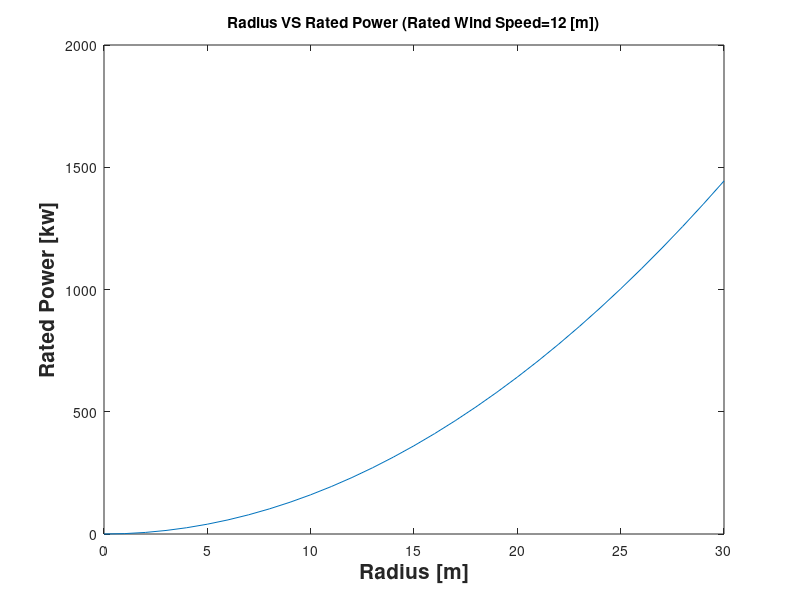
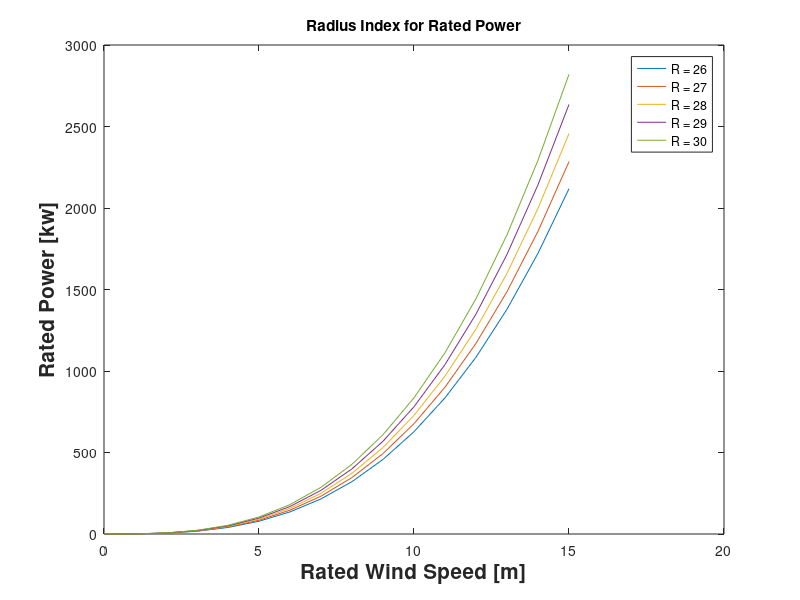
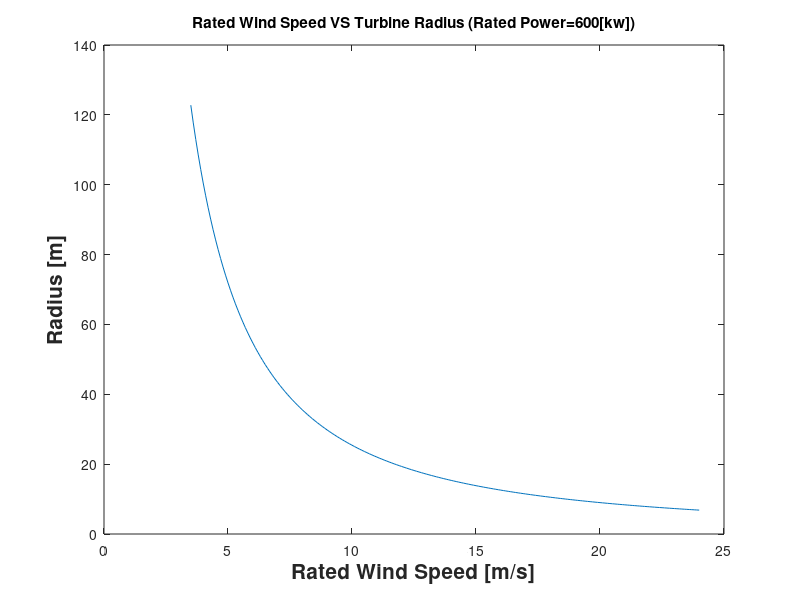

MATLAB code to generate these figures, in order:
%******Visualize indexes of rated power with windspeed and wind turbine radius********\\

AA=1/2*1.225*pi;
Cpmax=0.4825;
R = 0:30; 
rated_wind = 12;

Pwr_rtd = AA*Cpmax*(R.^2).*(rated_wind).^3/1e3;    % formula for the rated wind power  

figure (1)  
plot(R, Pwr_rtd)
title ('Radius VS Rated Power (Rated Wind Speed=12 [m])')
xlabel('Radius [m]','FontSize',15,'FontWeight','bold')
ylabel('Rated Power [kw]','FontSize',15,'FontWeight','bold')

for i = 1:5
    R = 25 + i;
    rated_wind = 0:15;
    Pwr_rtd = AA*Cpmax*R.^2.*(rated_wind).^3/1e3;   % rated power
  
    figure(2)  
    plot(rated_wind, Pwr_rtd)  
    legendInfo{i} = ['R = ' num2str(R)];  
    hold all
end

title ('Radius Index for Rated Power')
xlabel('Rated Wind Speed [m]','FontSize',15,'FontWeight','bold')
ylabel('Rated Power [kw]','FontSize',15,'FontWeight','bold')
legend(legendInfo)

Pwr_rtd = 600;
rated_wind = 3.5:0.1:24; 
R = sqrt(Pwr_rtd*1e3./(AA*Cpmax*(rated_wind).^3));
 
figure(3)
plot(rated_wind, R)
title ('Rated Wind Speed VS Turbine Radius (Rated Power=600[kw])')
xlabel('Rated Wind Speed [m/s]','FontSize',15,'FontWeight','bold')
ylabel('Radius [m]','FontSize',15,'FontWeight','bold')

%****reverse calculation of Radius*******\\
Pwr_rtd = 600;
rated_wind = 10;
R = sqrt(Pwr_rtd*1e3./(AA*Cpmax*(rated_wind).^3));
